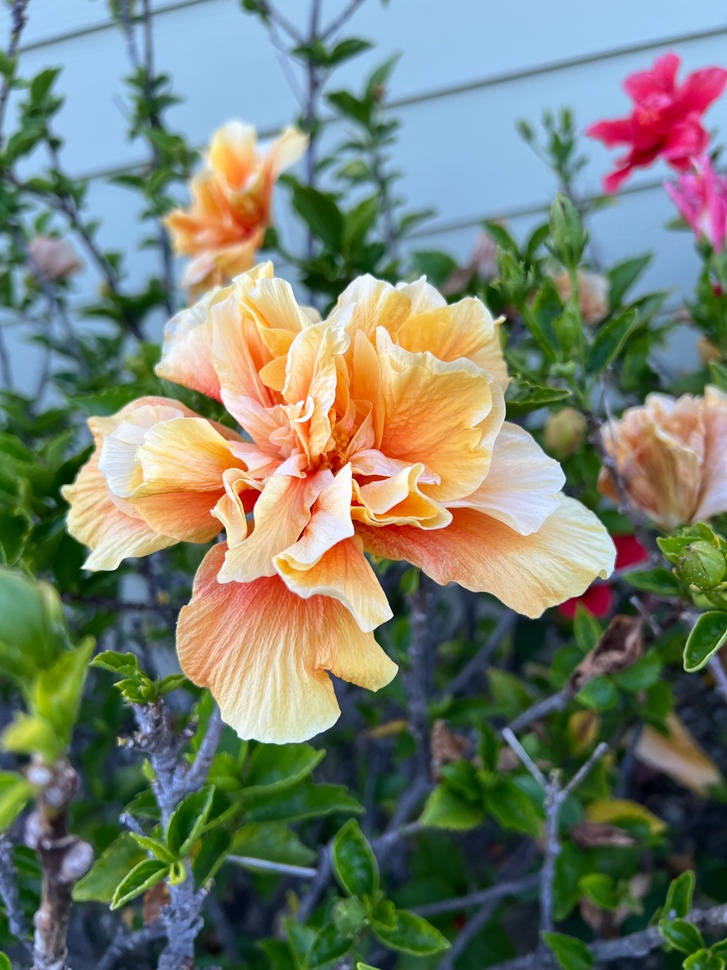
#> input picture image_effect/image.jpg, 727 x 970 px, shrunk from 1512 x 2016 before the run
$ python image_effect.py
#> lines starting #> are read from the running program, lines starting #| are printed output that depends on the picture
import cv2
import numpy as np

def create_seamless_mosaic_effect(image_path, patch_size=32, noise_range=8):
    # Read the image
#> called with image_path = 'image.jpg', patch_size = 32, noise_range = 8
    img = cv2.imread(image_path)
#> img is the input picture: shape (970, 727, 3); mean B, G, R 111, 127, 119.3
    height, width = img.shape[:2]
#> height = 970; width = 727

    # Calculate the number of patches in each dimension
    patches_y = height // patch_size + 1
#> patches_y = 31
    patches_x = width // patch_size + 1
#> patches_x = 23

    # Create a grid of vertices
    vertices = np.zeros((patches_y + 1, patches_x + 1, 2), dtype=np.float32)
    for i in range(patches_y + 1):
        for j in range(patches_x + 1):
            vertices[i, j] = [j * patch_size, i * patch_size]

    # Add random noise to all vertices
    noise = np.random.uniform(-noise_range, noise_range, vertices.shape)
    vertices += noise

    # Create a blank canvas for the output
    result = np.zeros_like(img)

    # Iterate over the image in patches
    for y in range(patches_y):
        for x in range(patches_x):
            # Define the patch
            patch_y = y * patch_size
            patch_x = x * patch_size
            patch = img[patch_y:patch_y+patch_size, patch_x:patch_x+patch_size]

            # Calculate the average color of the patch
            avg_color = np.mean(patch, axis=(0, 1)).astype(int)

            # Get the four vertices for this patch
            quad_vertices = np.array([
                vertices[y, x],
                vertices[y, x+1],
                vertices[y+1, x+1],
                vertices[y+1, x]
            ])

            # Draw the quadrilateral on the result image
            cv2.fillPoly(result, [quad_vertices.astype(int)], avg_color.tolist())
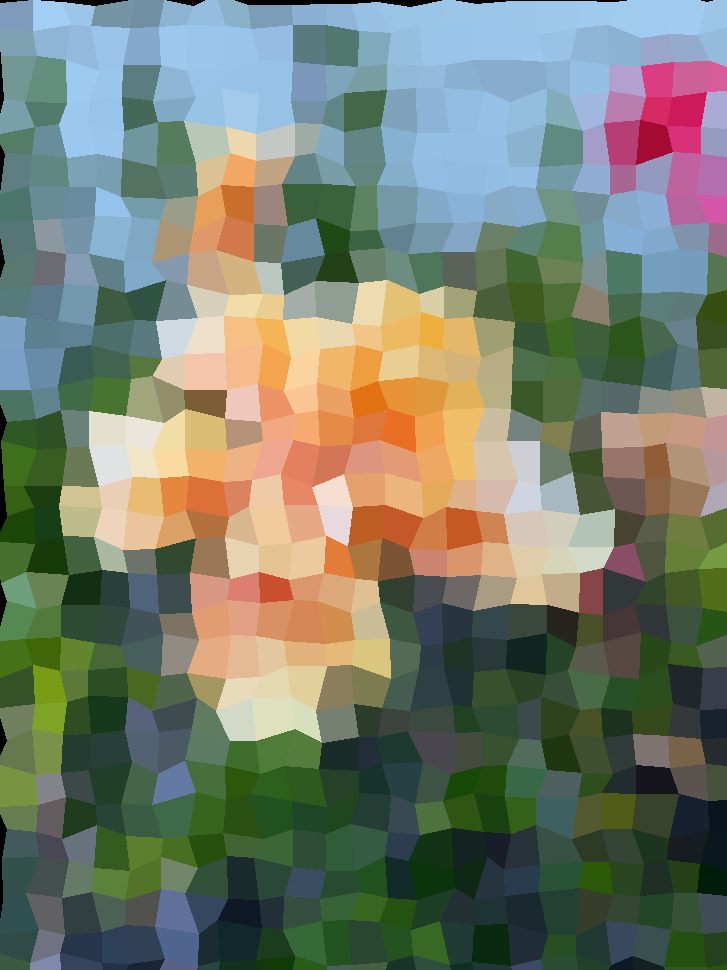
#> result: shape (970, 727, 3); mean B, G, R 109.5, 125.6, 118

    return result

# Usage
input_image = "image.jpg"
output_image = create_seamless_mosaic_effect(input_image)

# Save the result
cv2.imwrite("seamless_mosaic_effect.jpg", output_image)
